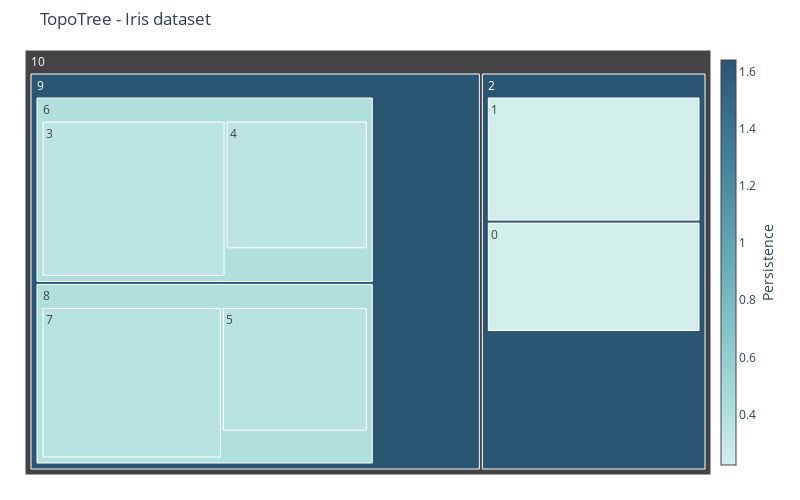

Notebook code cell kept with this figure:
### Code cell
fig = plot_hierarchical_treemap(df_comp_iris)
fig.update_layout(title='TopoTree - Iris dataset')
fig.show()

### Figure 1 — Plotly figure (JSON) as saved in the notebook; plotly's stock layout.template omitted (floating-point values rounded to 4 significant figures)
{"data": [{"branchvalues": "total", "hovertemplate": "<b>Component #%{label} </b> <br> Points: %{value}<br> Persistence: %{color:.2f}<br> Parent: #%{parent}", "labels": [0, 1, 2, 3, 4, 5, 6, 7, 8, 9, 10], "marker": {"colorbar": {"thickness": 15, "title": {"side": "right", "text": "Persistence"}, "x": 1}, "colors": [0.2236, 0.2236, 1.64, 0.3464, 0.3464, 0.3742, 0.4123, 0.3742, 0.4123, 1.64, null], "colorscale": [[0, "rgb(209, 238, 234)"], [0.1667, "rgb(168, 219, 217)"], [0.3333, "rgb(133, 196, 201)"], [0.5, "rgb(104, 171, 184)"], [0.6667, "rgb(79, 144, 166)"], [0.8333, "rgb(59, 115, 143)"], [1, "rgb(42, 86, 116)"]], "showscale": true}, "parents": [2, 2, 10, 6, 6, 8, 9, 8, 9, 10, null], "tiling": {"packing": "squarify"}, "type": "treemap", "values": [15, 17, 50, 22, 14, 14, 39, 21, 38, 100, 150]}], "layout": {"height": 500, "margin": {"b": 25, "l": 25, "r": 25, "t": 50}, "title": {"text": "TopoTree - Iris dataset"}, "width": 800}}
